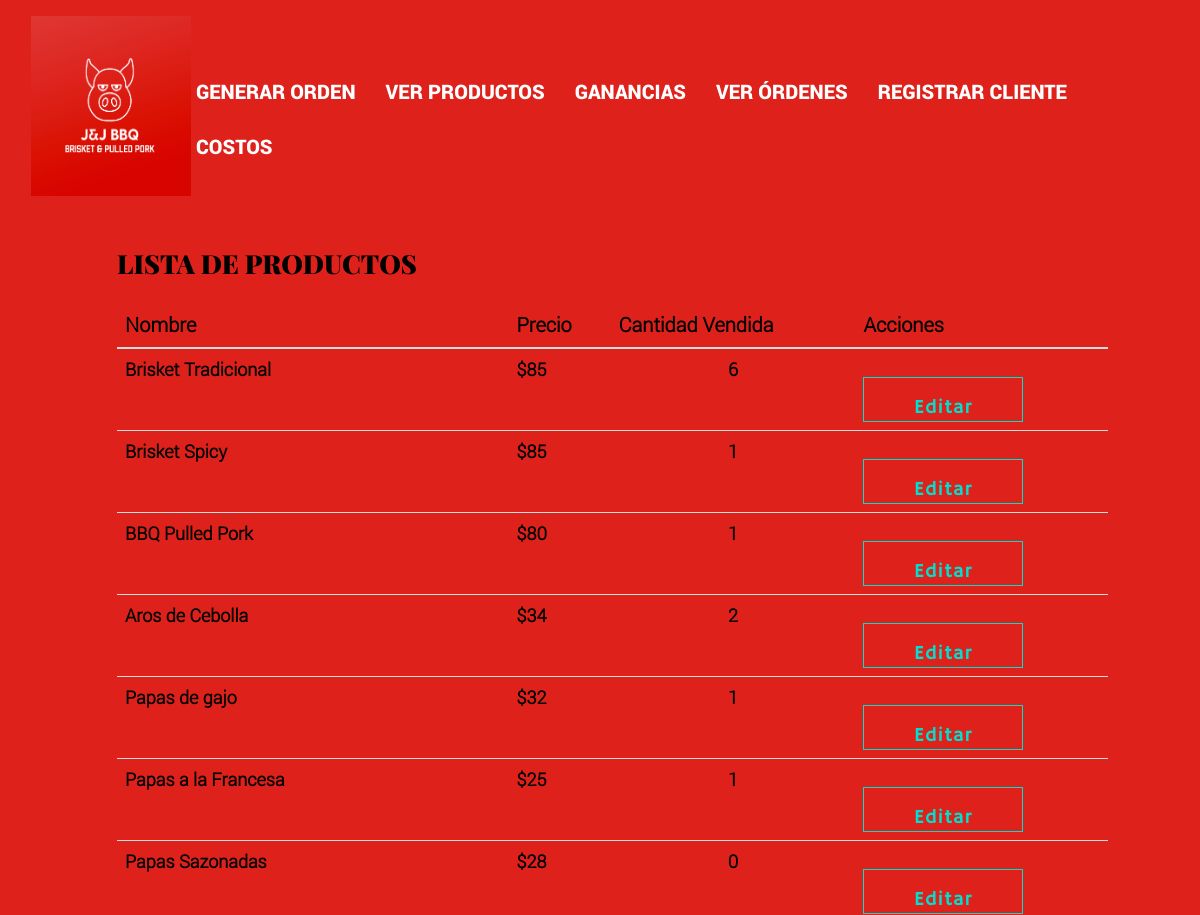
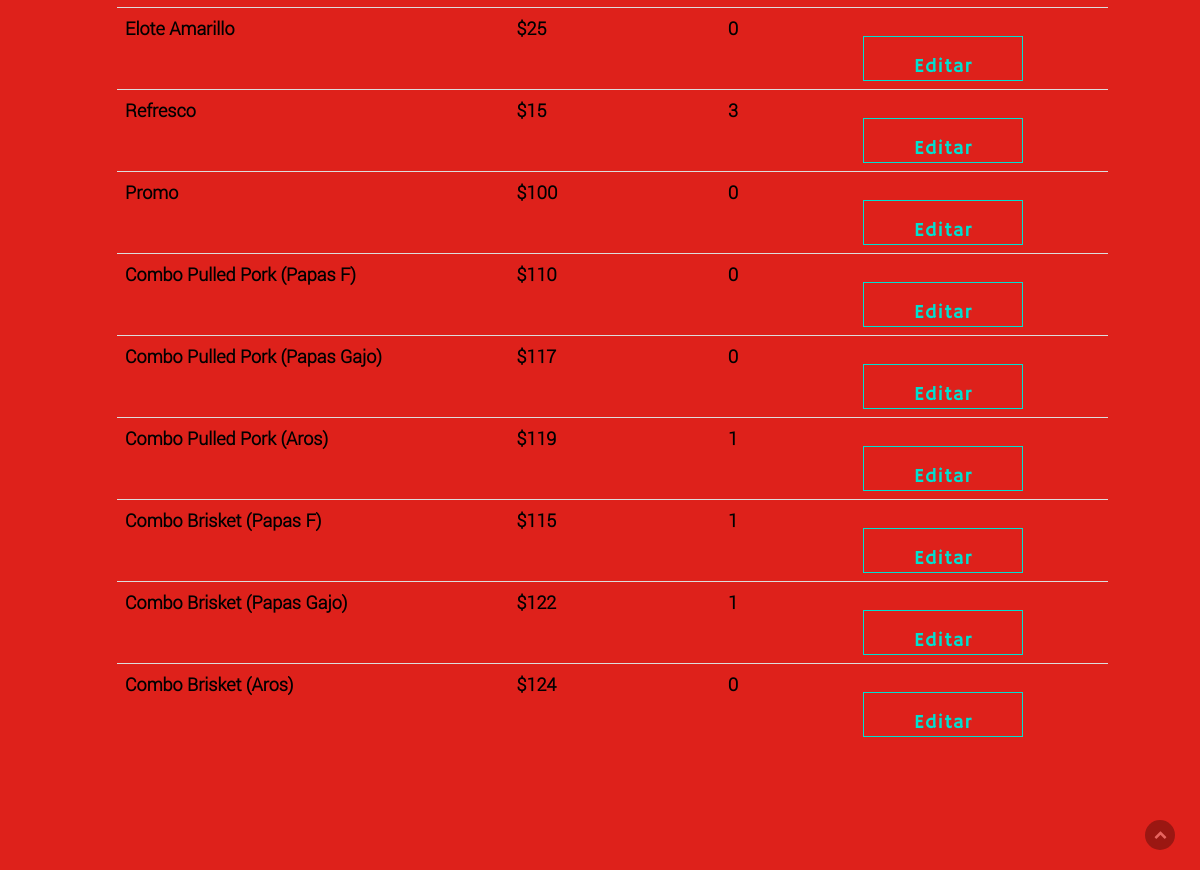
Page /ver-productos.php on the committed database (2 pictures, top to bottom).
### tables this page shows
CREATE TABLE `productos` (
  `id` int(3) NOT NULL,
  `nombre` varchar(50) NOT NULL,
  `precio` double NOT NULL,
  `cantidad` int(4) NOT NULL
);

### ver-productos.php (the view, shortened to what this page needs)
<!doctype html>
 <html class="no-js" lang="">
    <head>
        <link rel="stylesheet" href="assets/css/fonticons.css">
        <link rel="stylesheet" href="assets/fonts/stylesheet.css">
        <link rel="stylesheet" href="assets/css/font-awesome.min.css">
        <link rel="stylesheet" href="assets/css/jquery.fancybox.css">
        <link rel="stylesheet" href="assets/css/bootstrap.min.css">
        <link rel="stylesheet" href="assets/css/magnific-popup.css">
        <link rel="stylesheet" href="assets/css/plugins.css" />
        <link rel="stylesheet" href="assets/css/style.css">
        <link rel="stylesheet" href="assets/css/responsive.css" />
    </head>
    <?php
    include('dbconnect.php');
    $query = "SELECT * FROM productos";
    $result = mysqli_query($conn, $query);
    ?>
    <body data-spy="scroll" data-target=".navbar-collapse">
        <div class="culmn">
            <header id="main_menu" class="header navbar-fixed-top">
                <div class="main_menu_bg">
                    <div class="container">
                        <div class="row">
                            <div class="nave_menu">
                                <nav class="navbar navbar-default">
                                    <div class="container-fluid">
                                        <div class="navbar-header">
                                            <a class="navbar-brand" href="index.php">
                                                <img src="assets/images/logos.png" style="height:180px; width:200px;"/>
                                            </a>
                                        </div>
                                        <div class="collapse navbar-collapse" id="bs-example-navbar-collapse-1">
                                            <ul class="nav navbar-nav" style="padding-left:150px;">
                                                <li><a href="generar-orden.php" style="font-size:20px;">GENERAR ORDEN</a></li>
                                                <li><a href="ver-productos.php" style="font-size:20px;">VER PRODUCTOS</a></li>
                                                <li><a href="ganancias.php" style="font-size:20px;">GANANCIAS</a></li>
                                                <li><a href="ver-ordenes.php" style="font-size:20px;">VER ÓRDENES</a></li>
                                                <li><a href="registrar-cliente.php" style="font-size:20px;">REGISTRAR CLIENTE</a></li>
                                                <li><a href="costos.php" style="font-size:20px;">COSTOS</a></li>
                                            </ul>
                                        </div>
                                    </div>
                                </nav>
                            </div>
                        </div>
                    </div>
                </div>
            </header>
        </div><br><br><br><br><br><br><br><br><br>
        <section id="about" class="about">
                <div class="container" style="width:100em; overflow-x: auto;">
                    <div class="row">
                        <div class="main_about_area sections">
                            <div class="col-sm-10 col-sm-offset-1">
                                <div class="main_about_content">
                                    <div class="row">
                                        <div class="col-sm-12 wow fadeInRight" data-wow-duration="700ms">
                                            <div class="single_about_right_content">
                                                <h2>Lista de productos</h2><br>
                <table class="table">
                    <thead>
                        <tr>
                            <th style="font-size:20px;">Nombre</th>
                            <th style="font-size:20px;">Precio</th>
                            <th style="font-size:20px;">Cantidad Vendida</th>
                            <th style="font-size:20px;">Acciones</th>
                        </tr>
                    </thead>
                    <tbody>
                        <?php
                        while($row = mysqli_fetch_assoc($result)){
                        ?>
                        <tr>
                            <td style="font-size:18px;"><strong><?php echo $row['nombre']; ?></strong></td>
                            <td style="font-size:18px;"><strong>$<?php echo $row['precio']; ?></strong></td>
                            <td style="font-size:18px;"><center><strong><?php echo $row['cantidad']; ?></strong></center></td>
                            <td>
                                <a href="editar-producto.php?id=<?php echo $row['id']; ?>" class="btn btn-success" role="button">Editar</a>
                            </td>
                        </tr>
                        <?php
                    }
                        ?>
                    </tbody>
                </table>
                                            </div>
                                        </div>
                                    </div>
                                </div>
                            </div>
                        </div>
                    </div>
                </div>
            </section>
        <div class="scrollup">
            <a href="#"><i class="fa fa-chevron-up"></i></a>
        </div>
    </body>
</html>

### assets/css/style.css (style rules this page uses)
html, body { background-color: #DE211B; font-size: 0.875rem; color: #000000; width: 100%; padding: 0; margin-left: 0; margin-right: 0; font-family: 'robotolight'; font-weight: 300; width:100%; }
img { -moz-user-select: none; -webkit-user-select: none; -ms-user-select: none; user-select: none; -webkit-user-drag: none; user-drag: none; }
a, a:hover, a:active, a:focus { text-decoration: none; outline: none; }
a, button, a span { -webkit-transition: 0.2s ease-in-out; -o-transition: 0.2s ease-in-out; transition: 0.2s ease-in-out; }
*, *:before, *:after { -webkit-box-sizing: border-box; -moz-box-sizing: border-box; box-sizing: border-box; }
a { font-family: 'robotoregular'; }
img { max-width: 100%; }
h1, h2, h3 { font-weight: 300; margin: 0; }
h2 { font-size:1.875rem; line-height: 3rem; text-transform: uppercase; font-family: 'playfair_displayblack'; }
.sections { padding-top:85px; padding-bottom: 105px; overflow: hidden; }
ul { margin:0; padding:0; list-style:none; }
.btn { display: inline-block; min-width: 160px; padding: .8em; height: 45px; text-align: center; color: #00e0d0; letter-spacing: 1px; margin: 0; font-size: 20px; border-radius: 0px; margin-top: 20px; background-color: transparent; transition: .5s; border: 1px solid #00e0d0; font-family: 'hammersmith_oneregular'; }
.main_menu_bg { margin-top: 0px; background-color: #DE211B; }
.main_menu_bg .navbar-default { background-color: #DE211B; border-color: transparent; transition: all .6s; margin: 15px auto; }
.main_menu_bg .navbar-nav>li>a { padding-top: 15px; padding-bottom: 20px; text-transform: uppercase; font-size: 0.875rem; color: #fff; font-family: 'robotoblack'; }
.navbar-brand { padding: 0px 15px; }
.navbar-brand>img { max-width: 80%; }
.culmn { width:100%; overflow: hidden; }
.video { background: #DE211B url(Sistema-bbq/assets/images/banner.jpg) no-repeat top center; background-size:cover; }
.scrollup { width: 30px; height: 30px; border-radius: 15px; opacity: .3; position: fixed; bottom: 20px; right: 25px; color: #fff; cursor: pointer; background-color: #000; z-index: 1000; transition: opacity .5s, background-color .5s; -moz-transition: opacity .5s, background-color .5s; -webkit-transition: opacity .5s, background-color .5s; }
.scrollup i { font-size: 13px; position: absolute; opacity: 1; color: #fff; left: 50%; top: 50%; margin-top: -7px; margin-left: -6px; text-decoration: none; }

### rows in the picture
productos: nombre "Brisket Tradicional", precio "85", cantidad "6"
productos: nombre "Brisket Spicy", precio "85", cantidad "1"
productos: nombre "BBQ Pulled Pork", precio "80", cantidad "1"
productos: nombre "Aros de Cebolla", precio "34", cantidad "2"
productos: nombre "Papas de gajo", precio "32", cantidad "1"
productos: nombre "Papas a la Francesa", precio "25", cantidad "1"
productos: nombre "Papas Sazonadas", precio "28", cantidad "0"
productos: nombre "Elote Amarillo", precio "25", cantidad "0"
productos: nombre "Refresco", precio "15", cantidad "3"
productos: nombre "Promo", precio "100", cantidad "0"
productos: nombre "Combo Pulled Pork (Papas F)", precio "110", cantidad "0"
productos: nombre "Combo Pulled Pork (Papas Gajo)", precio "117", cantidad "0"
productos: nombre "Combo Pulled Pork (Aros)", precio "119", cantidad "1"
productos: nombre "Combo Brisket (Papas F)", precio "115", cantidad "1"
productos: nombre "Combo Brisket (Papas Gajo)", precio "122", cantidad "1"
productos: nombre "Combo Brisket (Aros)", precio "124", cantidad "0"
